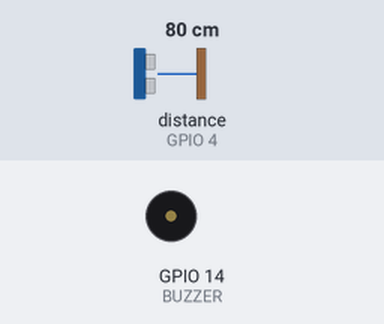
Bench run of a sketch on a simulated ESP8266 (NodeMCU). On the bench: buzzer (waves = sounding, pin HIGH). Wiring (inferred from the names in the program): ultrasonic range finder: trigger GPIO 5; echo GPIO 4. The test bench sets the inputs (shaded band); at power-on: distance to the obstacle (sensor on GPIO 4) 80 cm. The echo pulse lasts 58.3 µs per cm; WiFi joins after 1.5 s; servers stay silent unless stated; pins used as bus, display or sensor lines are not drawn; what the sketch prints to the serial monitor is not drawn.

Above: at 2.7 s.
2.8 s: distance to the obstacle (sensor on GPIO 4) set to 7 cm
6.1 s: distance to the obstacle (sensor on GPIO 4) set to 4 cm
At 7.3 s:
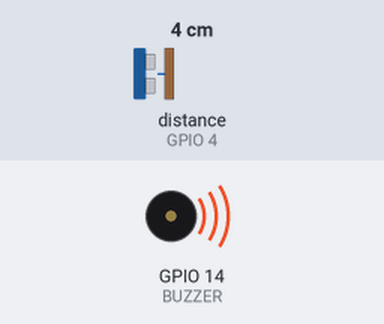
Timing chart, 0 to 9.1 s (numbered marks = the images above; inputs shaded):
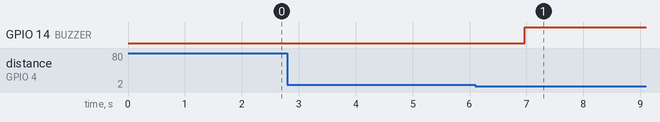

Measured:
- the behaviour switches between 6 and 5 cm on distance to the obstacle (sensor on GPIO 4) (found by bisection; images 0 and 1)
- after the input at 2.8 s, every drawn part: stays the same
- after the input at 6.1 s, GPIO 14 (BUZZER): LOW → HIGH after 0.87 s

The sketch:

DISTANCE_CALCULATION.ino
```cpp
#define TRIGGER 5
#define ECHO    4
#define BUZZER 14

#include <ESP8266WiFi.h>
#include <FirebaseArduino.h>

// Set these to run example.
#define FIREBASE_HOST "watermonitoring-cbfad.firebaseio.com"
#define FIREBASE_AUTH ""
#define WIFI_SSID "MMUST"
#define WIFI_PASSWORD ""

long duration;
int distance;
const unsigned int MAX_DIST=23;
const unsigned int MIN_DIST=6;
void setup() {
  Serial.begin(9600);

  // connect to wifi.
  WiFi.begin(WIFI_SSID, WIFI_PASSWORD);
  Serial.print("connecting");
  while (WiFi.status() != WL_CONNECTED) {
    Serial.print(".");
    delay(500);
  }
  Serial.println();
  Serial.print("connected: ");
  Serial.println(WiFi.localIP());

  Firebase.begin(FIREBASE_HOST, FIREBASE_AUTH);
  pinMode(TRIGGER, OUTPUT);
  pinMode(ECHO, INPUT);
  pinMode(BUZZER, OUTPUT);
}

void loop() {

  digitalWrite(TRIGGER, LOW);
  delayMicroseconds(2);

  digitalWrite(TRIGGER, HIGH);
  delayMicroseconds(10);

  digitalWrite(TRIGGER, LOW);
  duration = pulseIn(ECHO, HIGH);
  distance = (duration/2) / 29.1;

   if ( distance > MAX_DIST) {
   Serial.println("low level water ");
  }else if(distance <  MIN_DIST ){
    Serial.println("water in the tank full");
    digitalWrite(BUZZER,HIGH);
    } else {
    Serial.print(distance);
  Serial.println("Centimeter:");
  Firebase.setInt("Distance",distance);

  }
  delay(1000);
}
```
